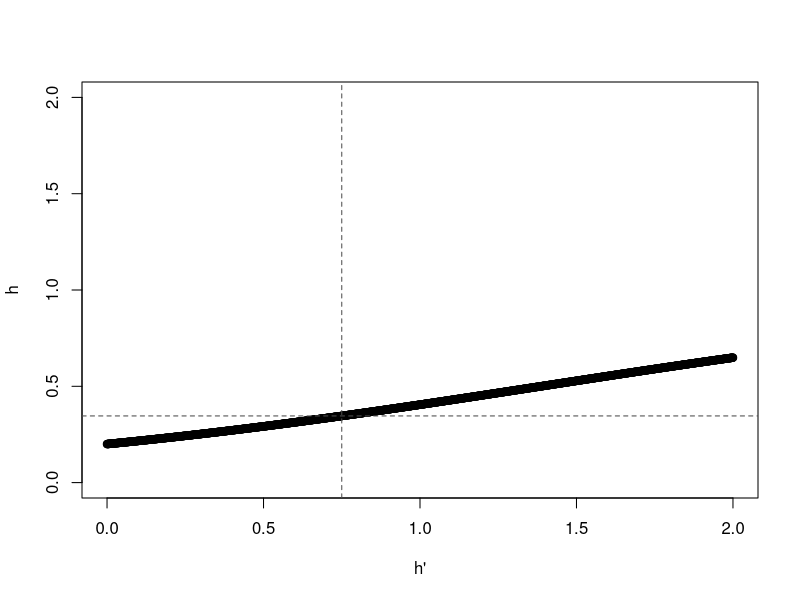

This figure's R source:
h=seq(0, 2, by=0.001)
amak_h=exp(h)/(4+exp(h))
plot(h, amak_h, pch=19,
     xlab="h'",
     ylab="h",
     xlim=c(0,2),
     ylim=c(0,2))
abline(v=0.75, lty=2, col="gray30")
abline(h=exp(0.75)/(4+exp(0.75)), lty=2, col="gray30")
